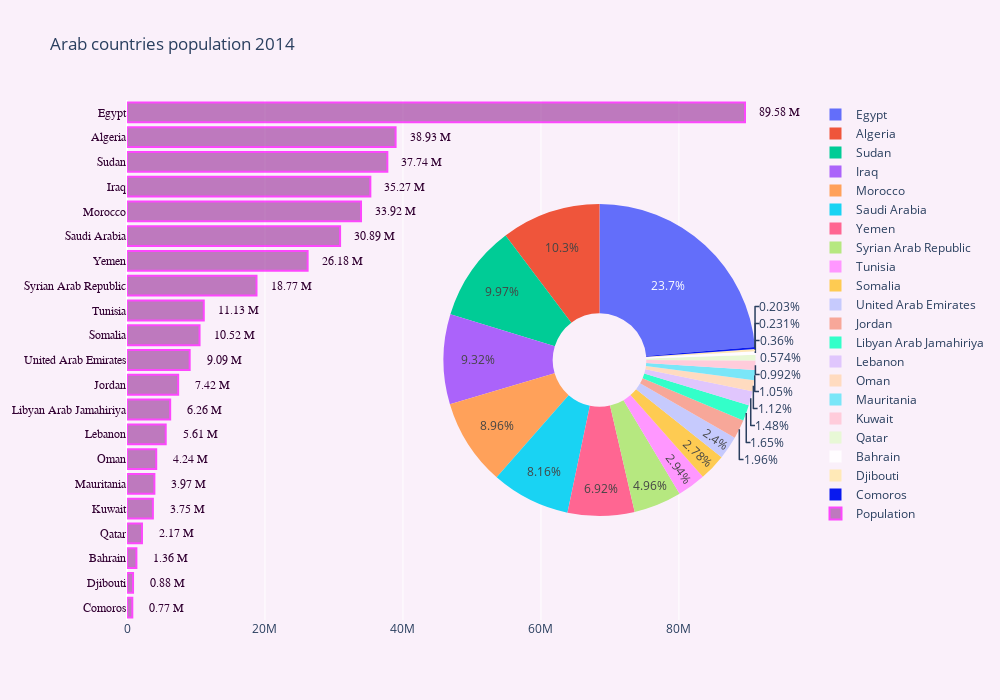

This figure's notebook cell:
### Markdown cell above
### Population Analysis

### Code cell
population, available_countries, excluded_countries = extract_countries_feature_by_year(arab_df,arab_countries,'population',2014)

# Manually adding population for Sudan
available_countries.append("Sudan")
population.append(37737900)


population_df = pd.DataFrame({'country':available_countries,'population':population}).sort_values(by='population',ascending=True) 
population_list = list (population_df['population'])
countries = list (population_df['country'])
annotations = []
y_nw = np.array(population_list)

for ydn,  xd in zip(y_nw, countries):
    # labeling the scatter savings
    annotations.append(dict(xref='x', yref='y',
                            y=xd, x=ydn + 5000000,
                            text='{:,} M'.format(np.round(ydn/10**6,2)),
                            font=dict(family='Arial', size=12,
                                      color='rgb(50, 0, 50)'),
                            showarrow=False))
fig  = {
  "data": [
    {
      "values": population_list,
      "labels": countries,
      "hoverinfo":"label+percent",
      "hole": .3,
      "type": "pie",
      'domain': {'x': [.4, 1],
                       'y': [0.2, .8]},
            'hoverinfo':'label+percent',
            'textinfo':'percent'
    },
      {
          "x": population_list,
          "y": countries,
          "type": "bar",
          "orientation" :'h',
          "hoverinfo":"x",
          "marker" : dict(color='rgba(128, 0, 128,0.7)',
                          line=dict(color='rgb(255,0,255)',
                                       width=2)),
          
          "opacity":0.7,
          "name":"Population",
          } 
  ],
  "layout": {
        "title":"Arab countries population 2014",
        'annotations': annotations,
        "yaxis":dict(
            showgrid=False,
            showline=False,
            showticklabels=True,
            tickfont=dict(family='Arial', size=12,color='rgb(50, 0, 50)')),
        "width": 1000,
        "height":700,
    "paper_bgcolor":'rgb(250, 240, 250)',
    "plot_bgcolor":'rgb(250, 240, 250)',
      
}}


py.iplot(fig)

### Figure 1 — Plotly figure (JSON) as saved in the notebook; plotly's stock layout.template omitted (floating-point values rounded to 4 significant figures)
{"data": [{"domain": {"x": [0.4, 1], "y": [0.2, 0.8]}, "hole": 0.3, "hoverinfo": "label+percent", "labels": ["Comoros", "Djibouti", "Bahrain", "Qatar", "Kuwait", "Mauritania", "Oman", "Lebanon", "Libyan Arab Jamahiriya", "Jordan", "United Arab Emirates", "Somalia", "Tunisia", "Syrian Arab Republic", "Yemen", "Saudi Arabia", "Morocco", "Iraq", "Sudan", "Algeria", "Egypt"], "textinfo": "percent", "type": "pie", "values": [770000, 876000, 1362000, 2172000, 3753000, 3970000, 4236000, 5612000, 6259000, 7416000, 9086000, 10518000, 11130000, 18772000, 26184000, 30887000, 33921000, 35273000, 37737900, 38934000, 89580000]}, {"hoverinfo": "x", "marker": {"color": "rgba(128, 0, 128,0.7)", "line": {"color": "rgb(255,0,255)", "width": 2}}, "name": "Population", "opacity": 0.7, "orientation": "h", "type": "bar", "x": [770000, 876000, 1362000, 2172000, 3753000, 3970000, 4236000, 5612000, 6259000, 7416000, 9086000, 10518000, 11130000, 18772000, 26184000, 30887000, 33921000, 35273000, 37737900, 38934000, 89580000], "y": ["Comoros", "Djibouti", "Bahrain", "Qatar", "Kuwait", "Mauritania", "Oman", "Lebanon", "Libyan Arab Jamahiriya", "Jordan", "United Arab Emirates", "Somalia", "Tunisia", "Syrian Arab Republic", "Yemen", "Saudi Arabia", "Morocco", "Iraq", "Sudan", "Algeria", "Egypt"]}], "layout": {"annotations": [{"font": {"color": "rgb(50, 0, 50)", "family": "Arial", "size": 12}, "showarrow": false, "text": "0.77 M", "x": 5770000, "xref": "x", "y": "Comoros", "yref": "y"}, {"font": {"color": "rgb(50, 0, 50)", "family": "Arial", "size": 12}, "showarrow": false, "text": "0.88 M", "x": 5876000, "xref": "x", "y": "Djibouti", "yref": "y"}, {"font": {"color": "rgb(50, 0, 50)", "family": "Arial", "size": 12}, "showarrow": false, "text": "1.36 M", "x": 6362000, "xref": "x", "y": "Bahrain", "yref": "y"}, {"font": {"color": "rgb(50, 0, 50)", "family": "Arial", "size": 12}, "showarrow": false, "text": "2.17 M", "x": 7172000, "xref": "x", "y": "Qatar", "yref": "y"}, {"font": {"color": "rgb(50, 0, 50)", "family": "Arial", "size": 12}, "showarrow": false, "text": "3.75 M", "x": 8753000, "xref": "x", "y": "Kuwait", "yref": "y"}, {"font": {"color": "rgb(50, 0, 50)", "family": "Arial", "size": 12}, "showarrow": false, "text": "3.97 M", "x": 8970000, "xref": "x", "y": "Mauritania", "yref": "y"}, {"font": {"color": "rgb(50, 0, 50)", "family": "Arial", "size": 12}, "showarrow": false, "text": "4.24 M", "x": 9236000, "xref": "x", "y": "Oman", "yref": "y"}, {"font": {"color": "rgb(50, 0, 50)", "family": "Arial", "size": 12}, "showarrow": false, "text": "5.61 M", "x": 10612000, "xref": "x", "y": "Lebanon", "yref": "y"}, {"font": {"color": "rgb(50, 0, 50)", "family": "Arial", "size": 12}, "showarrow": false, "text": "6.26 M", "x": 11259000, "xref": "x", "y": "Libyan Arab Jamahiriya", "yref": "y"}, {"font": {"color": "rgb(50, 0, 50)", "family": "Arial", "size": 12}, "showarrow": false, "text": "7.42 M", "x": 12416000, "xref": "x", "y": "Jordan", "yref": "y"}, {"font": {"color": "rgb(50, 0, 50)", "family": "Arial", "size": 12}, "showarrow": false, "text": "9.09 M", "x": 14086000, "xref": "x", "y": "United Arab Emirates", "yref": "y"}, {"font": {"color": "rgb(50, 0, 50)", "family": "Arial", "size": 12}, "showarrow": false, "text": "10.52 M", "x": 15518000, "xref": "x", "y": "Somalia", "yref": "y"}, {"font": {"color": "rgb(50, 0, 50)", "family": "Arial", "size": 12}, "showarrow": false, "text": "11.13 M", "x": 16130000, "xref": "x", "y": "Tunisia", "yref": "y"}, {"font": {"color": "rgb(50, 0, 50)", "family": "Arial", "size": 12}, "showarrow": false, "text": "18.77 M", "x": 23772000, "xref": "x", "y": "Syrian Arab Republic", "yref": "y"}, {"font": {"color": "rgb(50, 0, 50)", "family": "Arial", "size": 12}, "showarrow": false, "text": "26.18 M", "x": 31184000, "xref": "x", "y": "Yemen", "yref": "y"}, {"font": {"color": "rgb(50, 0, 50)", "family": "Arial", "size": 12}, "showarrow": false, "text": "30.89 M", "x": 35887000, "xref": "x", "y": "Saudi Arabia", "yref": "y"}, {"font": {"color": "rgb(50, 0, 50)", "family": "Arial", "size": 12}, "showarrow": false, "text": "33.92 M", "x": 38921000, "xref": "x", "y": "Morocco", "yref": "y"}, {"font": {"color": "rgb(50, 0, 50)", "family": "Arial", "size": 12}, "showarrow": false, "text": "35.27 M", "x": 40273000, "xref": "x", "y": "Iraq", "yref": "y"}, {"font": {"color": "rgb(50, 0, 50)", "family": "Arial", "size": 12}, "showarrow": false, "text": "37.74 M", "x": 42737900, "xref": "x", "y": "Sudan", "yref": "y"}, {"font": {"color": "rgb(50, 0, 50)", "family": "Arial", "size": 12}, "showarrow": false, "text": "38.93 M", "x": 43934000, "xref": "x", "y": "Algeria", "yref": "y"}, {"font": {"color": "rgb(50, 0, 50)", "family": "Arial", "size": 12}, "showarrow": false, "text": "89.58 M", "x": 94580000, "xref": "x", "y": "Egypt", "yref": "y"}], "height": 700, "paper_bgcolor": "rgb(250, 240, 250)", "plot_bgcolor": "rgb(250, 240, 250)", "title": {"text": "Arab countries population 2014"}, "width": 1000, "yaxis": {"showgrid": false, "showline": false, "showticklabels": true, "tickfont": {"color": "rgb(50, 0, 50)", "family": "Arial", "size": 12}}}}
